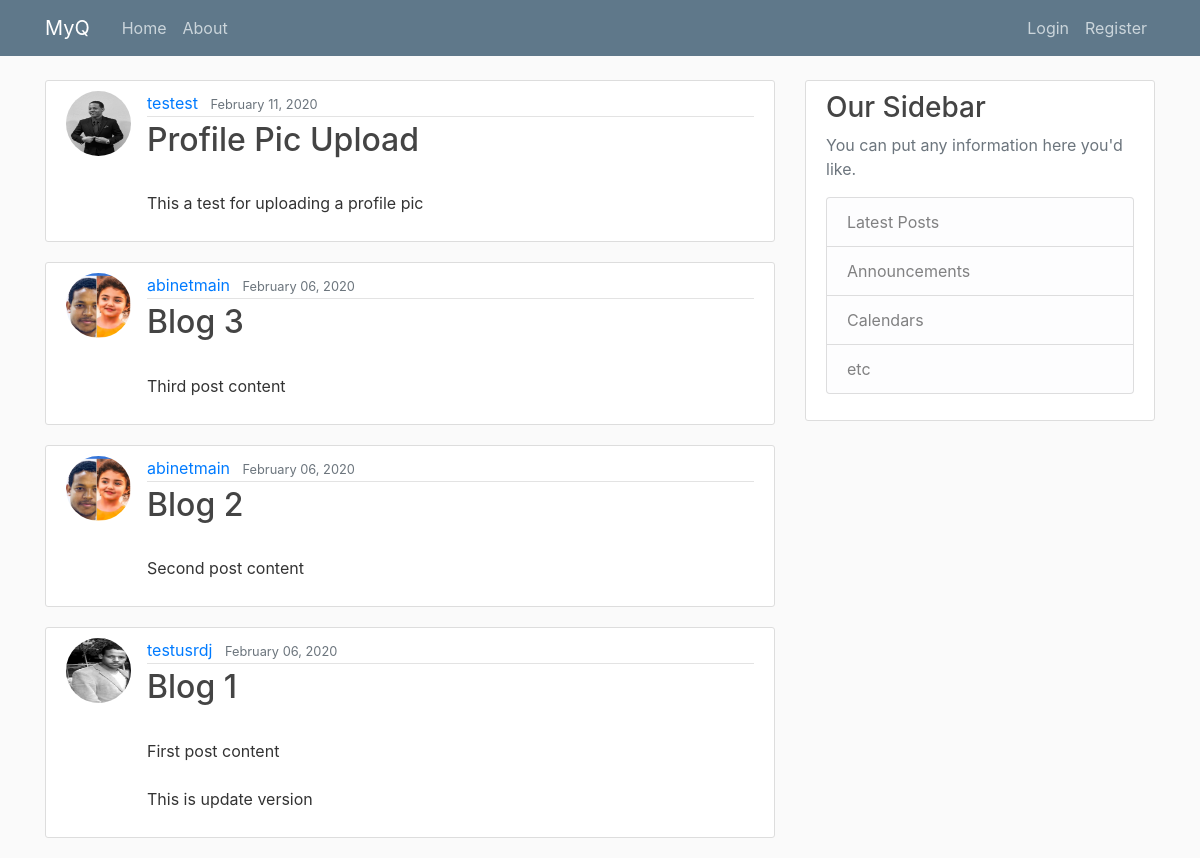
/blog/, run on an earlier commit of the app's database.
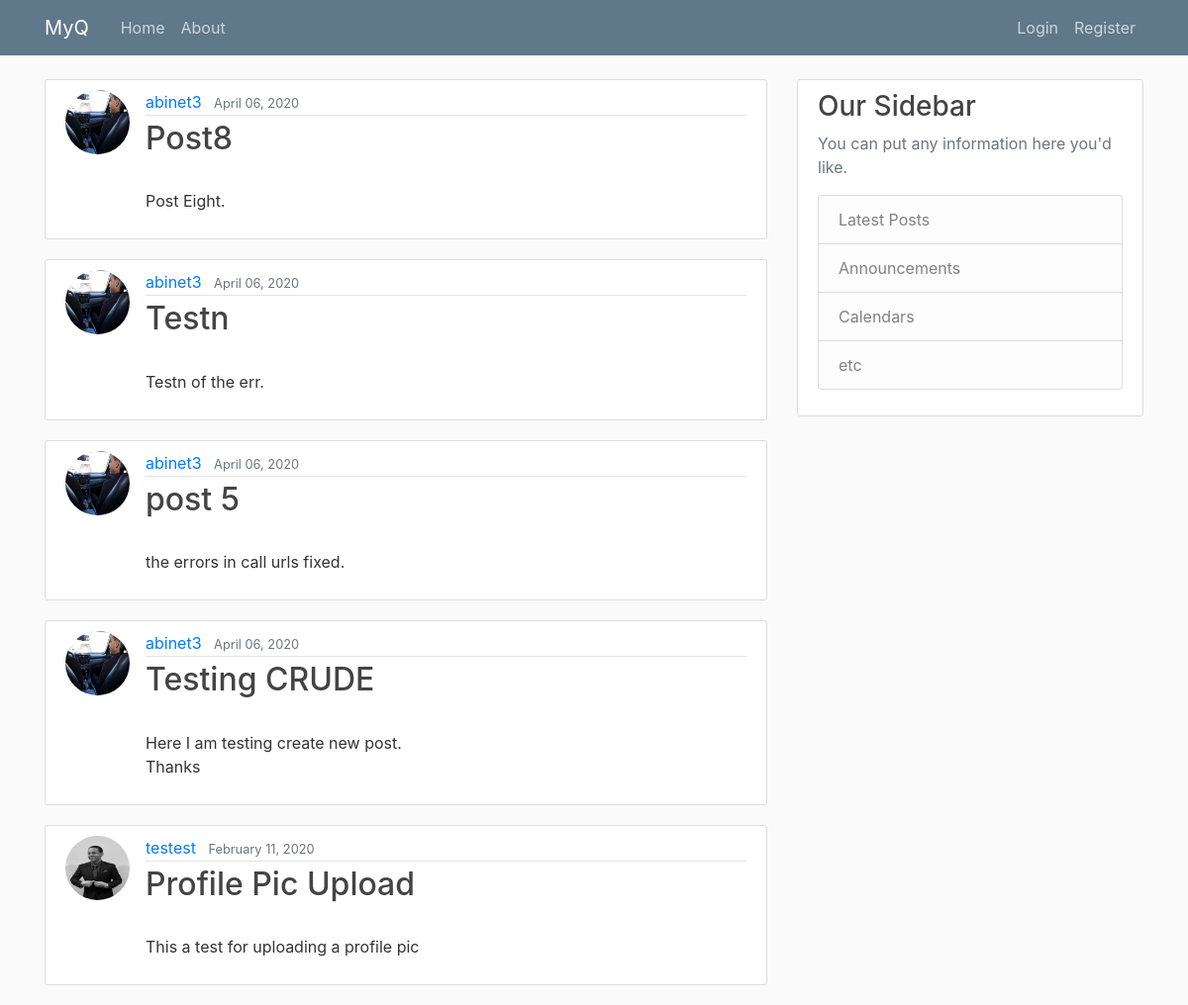
And on a later commit of the database.
### blog/models.py (models this page shows, shortened)
class Post(models.Model):
    title = models.CharField(max_length=100)
    content = models.TextField()
    date_posted = models.DateTimeField(default=timezone.now)
    author = models.ForeignKey(User, on_delete=models.CASCADE)

### users/models.py (models this page shows, shortened)
class Profile(models.Model):
    user = models.OneToOneField(User, on_delete=models.CASCADE)
    image = models.ImageField(default='default.jpg', upload_to='profile_pics')

### blog/views.py (the view)
# urls.py: path('', PostListView.as_view(), name='blog-home'),
class PostListView(ListView):
    model = Post
    template_name = 'blog/home.html'  # <app>/<model>_<viewtype>.html
    context_object_name = 'posts'
    ordering = ['-date_posted']
    paginate_by = 5

### blog/templates/blog/home.html
{% extends "blog/base.html" %}
{% block content %}
    {% for post in posts %}
        <article class="media content-section">
           <img class="rounded-circle article-img" src="{{ post.author.profile.image.url }}">
          <div class="media-body">
            <div class="article-metadata">
              <a class="mr-2" href="#">{{ post.author }}</a>
              <small class="text-muted">
                {{ post.date_posted|date:"F d, Y" }}</small>
            </div>
            <h2><a class="article-title" href="{% url 'post-detail' post.id%}">
              {{ post.title }}</a></h2>
            <p class="article-content">
              {{ post.content }}</p>
          </div>
        </article>
    {% endfor %}
{% endblock content %}

What changed in the data, as far as the page shows it:
no longer on this page (row unchanged): Post: author.profile.image (picture), author "abinetmain", date_posted "February 06, 2020", title "Blog 3", content "Third post content"
no longer on this page (row unchanged): Post: author.profile.image (picture), author "abinetmain", date_posted "February 06, 2020", title "Blog 2", content "Second post content"
no longer on this page (row unchanged): Post: author.profile.image (picture), author "testusrdj", date_posted "February 06, 2020", title "Blog 1", content "First post content This is update version"
added Post: author.profile.image (placeholder picture), author "abinet3", date_posted "April 06, 2020", title "Post8", content "Post Eight."
added Post: author.profile.image (placeholder picture), author "abinet3", date_posted "April 06, 2020", title "Testn", content "Testn of the err."
added Post: author.profile.image (placeholder picture), author "abinet3", date_posted "April 06, 2020", title "post 5", content "the errors in call urls fixed."
added Post: author.profile.image (placeholder picture), author "abinet3", date_posted "April 06, 2020", title "Testing CRUDE", content "Here I am testing create new post. Thanks"
